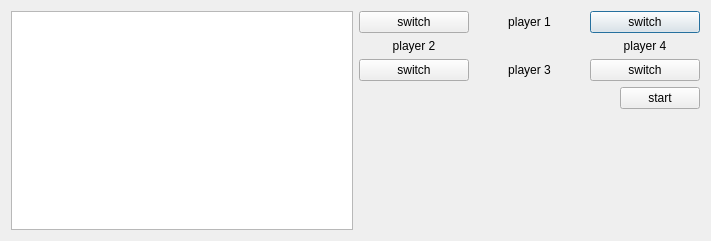
<?xml version="1.0" encoding="UTF-8"?>
<ui version="4.0">
 <class>Server</class>
 <widget class="QDialog" name="Server">
  <property name="geometry">
   <rect>
    <x>0</x>
    <y>0</y>
    <width>711</width>
    <height>241</height>
   </rect>
  </property>
  <property name="windowTitle">
   <string>Form</string>
  </property>
  <layout class="QHBoxLayout" name="horizontalLayout_2">
   <item>
    <widget class="QTextEdit" name="log"/>
   </item>
   <item>
    <layout class="QVBoxLayout" name="verticalLayout">
     <item>
      <layout class="QGridLayout" name="gridLayout">
       <item row="2" column="1">
        <widget class="QLabel" name="playerSouth">
         <property name="text">
          <string>player 3</string>
         </property>
         <property name="alignment">
          <set>Qt::AlignCenter</set>
         </property>
        </widget>
       </item>
       <item row="0" column="1">
        <widget class="QLabel" name="playerNorth">
         <property name="text">
          <string>player 1</string>
         </property>
         <property name="alignment">
          <set>Qt::AlignCenter</set>
         </property>
        </widget>
       </item>
       <item row="1" column="1">
        <widget class="QLabel" name="labelEmpty">
         <property name="text">
          <string/>
         </property>
         <property name="alignment">
          <set>Qt::AlignCenter</set>
         </property>
        </widget>
       </item>
       <item row="1" column="2">
        <widget class="QLabel" name="playerEast">
         <property name="text">
          <string>player 4</string>
         </property>
         <property name="alignment">
          <set>Qt::AlignCenter</set>
         </property>
        </widget>
       </item>
       <item row="1" column="0">
        <widget class="QLabel" name="playerWest">
         <property name="text">
          <string>player 2</string>
         </property>
         <property name="alignment">
          <set>Qt::AlignCenter</set>
         </property>
        </widget>
       </item>
       <item row="0" column="2">
        <widget class="QPushButton" name="switchEN">
         <property name="text">
          <string>switch</string>
         </property>
        </widget>
       </item>
       <item row="0" column="0">
        <widget class="QPushButton" name="switchNW">
         <property name="text">
          <string>switch</string>
         </property>
        </widget>
       </item>
       <item row="2" column="2">
        <widget class="QPushButton" name="switchSE">
         <property name="text">
          <string>switch</string>
         </property>
        </widget>
       </item>
       <item row="2" column="0">
        <widget class="QPushButton" name="switchWS">
         <property name="text">
          <string>switch</string>
         </property>
        </widget>
       </item>
      </layout>
     </item>
     <item>
      <layout class="QHBoxLayout" name="horizontalLayout">
       <item>
        <spacer name="horizontalSpacer">
         <property name="orientation">
          <enum>Qt::Horizontal</enum>
         </property>
         <property name="sizeHint" stdset="0">
          <size>
           <width>40</width>
           <height>20</height>
          </size>
         </property>
        </spacer>
       </item>
       <item>
        <widget class="QPushButton" name="start">
         <property name="text">
          <string>start</string>
         </property>
        </widget>
       </item>
      </layout>
     </item>
     <item>
      <spacer name="verticalSpacer">
       <property name="orientation">
        <enum>Qt::Vertical</enum>
       </property>
       <property name="sizeHint" stdset="0">
        <size>
         <width>20</width>
         <height>40</height>
        </size>
       </property>
      </spacer>
     </item>
    </layout>
   </item>
  </layout>
 </widget>
 <resources/>
 <connections/>
</ui>
